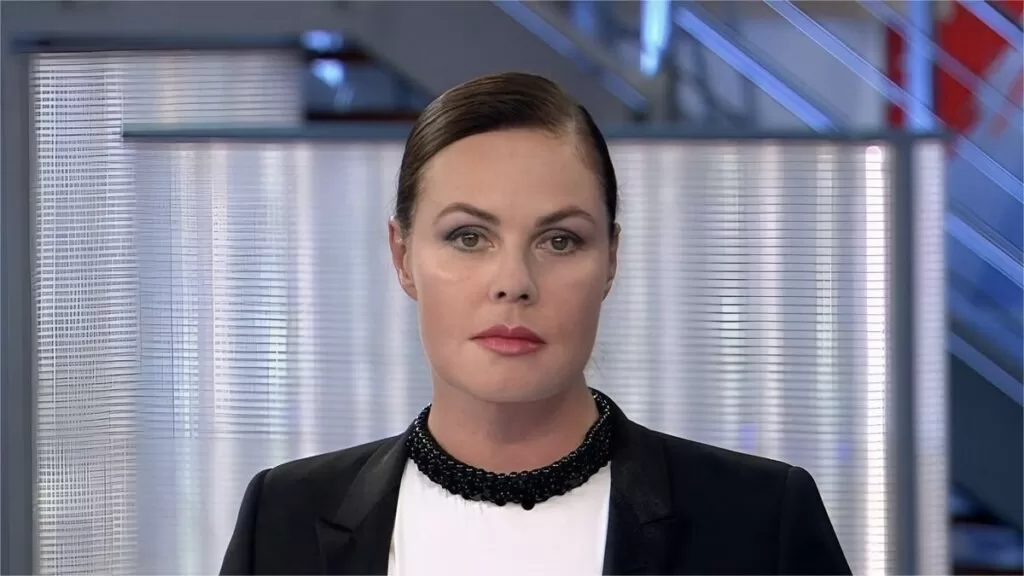
#> input picture templates/andreeva.webp, 1024 x 576 px
$ python portraits.py ../templates/dugin.jpg
#> lines starting #> are read from the running program, lines starting #| are printed output that depends on the picture
#!/usr/bin/env python3
"""Normalised portrait crops for the homepage.

The source photos in templates/ have very different framing (TV stills, press
shots, full-length figures). Cropping them all with one CSS object-position puts
faces at random sizes and heights. This script crops every photo around its
face so that portraits line up: same aspect ratio, eyes on the same line.

Face boxes live in data/portrait-faces.json (x, y, fw, fh in source pixels).
They were measured with OpenCV's Haar detector; entries marked "manual" were
corrected by hand. Re-detect with --detect (needs opencv-python-headless<5);
otherwise only Pillow is required.

Output
  templates/portraits/<name>.jpg        3:4, 480x640, catalogue rows and hover preview
  templates/portraits/hero-<name>.jpg   4:5, up to 880x1100, homepage masthead (shared framing)
Both are grayscale with normalised contrast, matching how the site displays them.

It also writes a per-photo focal point (object-position) onto the dossier
hero portraits, so faces sit right of centre at a common height instead of
wherever a fixed 50% 18% happens to land.

Usage: python3 tools/portraits.py [--detect]
"""
import glob
import re
import json
import os
import sys

from PIL import Image, ImageOps

ROOT = os.path.dirname(os.path.dirname(os.path.abspath(__file__)))
SRC = os.path.join(ROOT, 'templates')
OUT = os.path.join(SRC, 'portraits')
FACES = os.path.join(ROOT, 'data', 'portrait-faces.json')

EYE = 0.40          # eye line, share of crop height
EYE_IN_BOX = 0.40   # eyes sit ~40% down a Haar face box
HERO_SLUGS = ['keosayan.jpg', 'dugin.jpg', 'krasovsky.png', 'medvedev.jpg', 'kovalchuk.jpg', 'patrushev.jpg']
HERO_FACE = 0.77    # face width / crop width, identical for every hero portrait
THUMB_FACE = 0.60   # preferred face share for catalogue crops (looser if the photo allows)


def detect(files):
    import cv2
    import numpy as np
    front = cv2.CascadeClassifier(cv2.data.haarcascades + 'haarcascade_frontalface_default.xml')
    side = cv2.CascadeClassifier(cv2.data.haarcascades + 'haarcascade_profileface.xml')
    faces = json.load(open(FACES)) if os.path.exists(FACES) else {}
    for name in files:
        if faces.get(name, {}).get('manual'):
            continue
        im = Image.open(os.path.join(SRC, name)).convert('RGB')
        w, h = im.size
        g = cv2.cvtColor(np.array(im), cv2.COLOR_RGB2GRAY)
        found = list(front.detectMultiScale(g, 1.08, 6, minSize=(max(24, w // 25),) * 2))
        if not found:
            found = list(side.detectMultiScale(g, 1.08, 5, minSize=(24, 24)))
        if not found:
            found = [(w - x - fw, y, fw, fh) for (x, y, fw, fh) in side.detectMultiScale(cv2.flip(g, 1), 1.08, 5, minSize=(24, 24))]
        if not found:
            print('no face:', name)
            continue
        x, y, fw, fh = max(found, key=lambda r: r[2] * r[3])
        faces[name] = dict(w=w, h=h, x=int(x), y=int(y), fw=int(fw), fh=int(fh))
    json.dump(faces, open(FACES, 'w'), indent=1, ensure_ascii=False)
    return faces


def crop_box(f, aspect, face_share, eye=EYE):
    """Largest crop of the given aspect (w/h) with the eyes on `eye`, the face
    roughly centred and the face no smaller than `face_share` of the width."""
    W, H = f['w'], f['h']
    cx = f['x'] + f['fw'] / 2
    ey = f['y'] + EYE_IN_BOX * f['fh']
    cw = min(W, H * aspect, f['fw'] / face_share)
    while cw > 16:
        ch = cw / aspect
        top = ey - eye * ch
        left = min(max(cx - cw / 2, 0), W - cw)
        if top >= 0 and top + ch <= H and abs(left + cw / 2 - cx) <= 0.12 * cw:
            return (round(left), round(top), round(left + cw), round(top + ch))
        cw -= 1
    # photo too tight for the eye line: fall back to a centred crop
    cw = min(W, H * aspect)
    ch = cw / aspect
    left = min(max(cx - cw / 2, 0), W - cw)
    top = min(max(ey - eye * ch, 0), H - ch)
    return (round(left), round(top), round(left + cw), round(top + ch))


def save(im, box, size, path):
    """Crop, downscale, and even out tone: the site shows portraits in
    grayscale, so files are stored that way with matched black/white points."""
    out = im.crop(box)
    out = out.resize(size, Image.LANCZOS) if out.width > size[0] else out
    out = ImageOps.autocontrast(ImageOps.grayscale(out), cutoff=(0.6, 0.4))
    out.save(path, 'JPEG', quality=80, optimize=True, progressive=True)


def focal_point(f, box_w=678, box_h=842, at_x=0.56, at_eye=0.36):
    """object-position (in %) that puts the face centre at `at_x` of the dossier
    hero panel and the eyes at `at_eye` of its height. The panel is ~678x842 at
    1440px wide; its image is 112% tall (parallax), offset by -6%."""
    W, H = f['w'], f['h']
    img_h = box_h * 1.12
    scale = max(box_w / W, img_h / H)
    dw, dh = W * scale, H * scale
    fx = (f['x'] + f['fw'] / 2) * scale
    fy = (f['y'] + EYE_IN_BOX * f['fh']) * scale
    def pct(slack, want):
        return 50 if abs(slack) < 1 else max(0, min(100, round(100 * want / slack)))
    return pct(box_w - dw, at_x * box_w - fx), pct(img_h - dh, (at_eye + 0.06) * box_h - fy)


def tag_dossiers(faces):
    for page in sorted(glob.glob(os.path.join(ROOT, '*.html'))):
        html = open(page, encoding='utf-8').read()
        m = re.search(r'<img data-parallax="0.06"[^>]*src="templates/([^"]+)"[^>]*>', html)
        if not m or m.group(1) not in faces:
            continue
        x, y = focal_point(faces[m.group(1)])
        tag = re.sub(r'\sstyle="[^"]*"', '', m.group(0))
        tag = tag.replace('<img ', f'<img style="object-position:{x}% {y}%" ', 1)
        if tag != m.group(0):
            open(page, 'w', encoding='utf-8').write(html.replace(m.group(0), tag, 1))


def main():
    files = sorted(f for f in os.listdir(SRC) if os.path.isfile(os.path.join(SRC, f)))
    faces = detect(files) if '--detect' in sys.argv else json.load(open(FACES))
#> (reads data/portrait-faces.json from the repository)
    os.makedirs(OUT, exist_ok=True)
    for name in files:
        f = faces.get(name)
        if not f:
            continue
        im = Image.open(os.path.join(SRC, name)).convert('RGB')
#> im is the input picture: PIL image 1024x576 RGB; mean R, G, B 127.1, 126.3, 142.3
        stem = os.path.splitext(name)[0]
        save(im, crop_box(f, 3 / 4, THUMB_FACE), (480, 640), os.path.join(OUT, stem + '.jpg'))
#> in save, `out = im.crop(box)`:
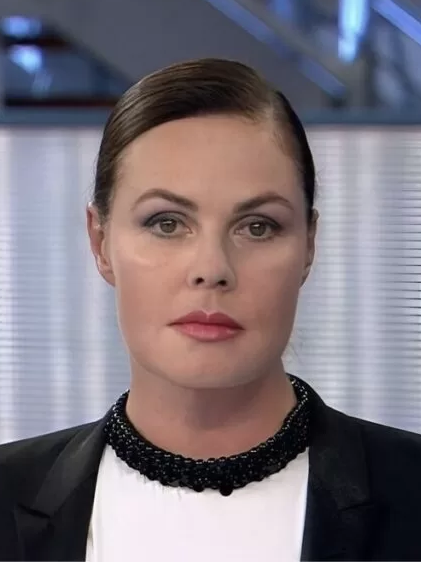
#> out: PIL image 421x562 RGB; mean R, G, B 124.7, 116.1, 123.7
#> in save, `out = ImageOps.autocontrast(ImageOps.grayscale(out), cutoff=(0.6, 0.4))`:
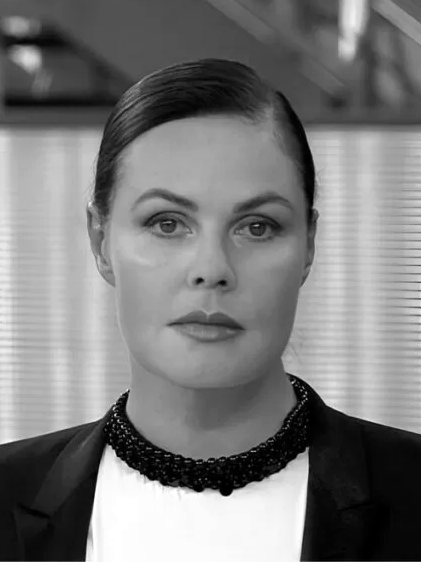
#> out: PIL image 421x562 L; min 0, max 255, mean 123.3
        if name in HERO_SLUGS:
            box = crop_box(f, 4 / 5, HERO_FACE)
            share = f['fw'] / (box[2] - box[0])
            if abs(share - HERO_FACE) > 0.01:
                print(f'warning: {name} hero framing {share:.2f} != {HERO_FACE}')
            save(im, box, (880, 1100), os.path.join(OUT, 'hero-' + stem + '.jpg'))
#> pass 2 of the loop in main, `for name in files:`:
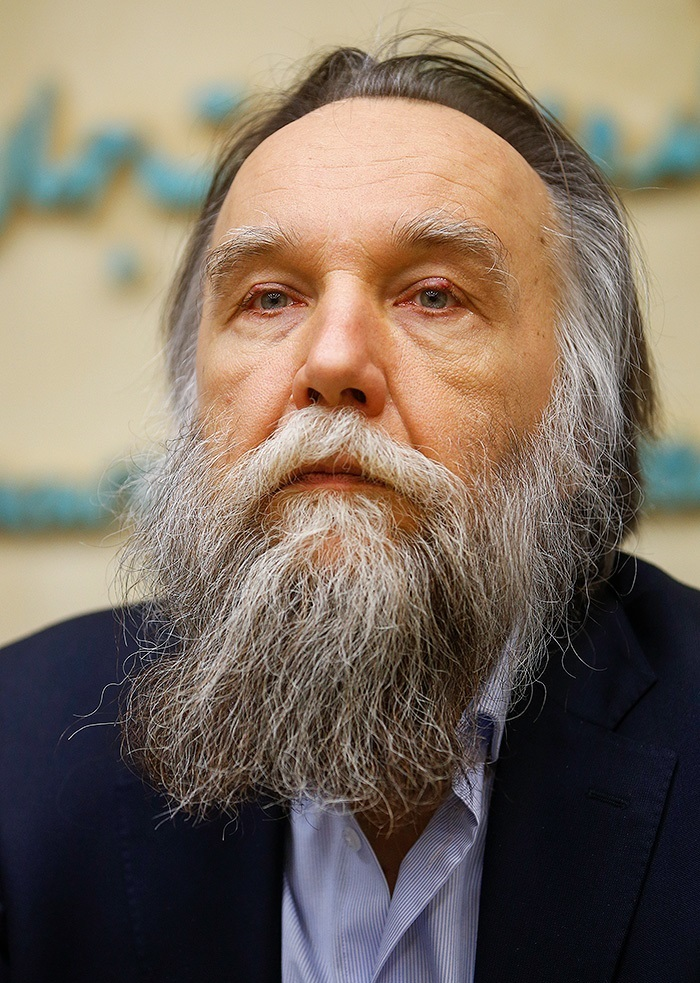
#> input picture templates/dugin.jpg, 700 x 983 px
#> in main, im is the input picture: PIL image 700x983 RGB; mean R, G, B 124.6, 110.2, 96.6
#> in save (call 2), `out = ImageOps.autocontrast(ImageOps.grayscale(out), cutoff=(0.6, 0.4))`:
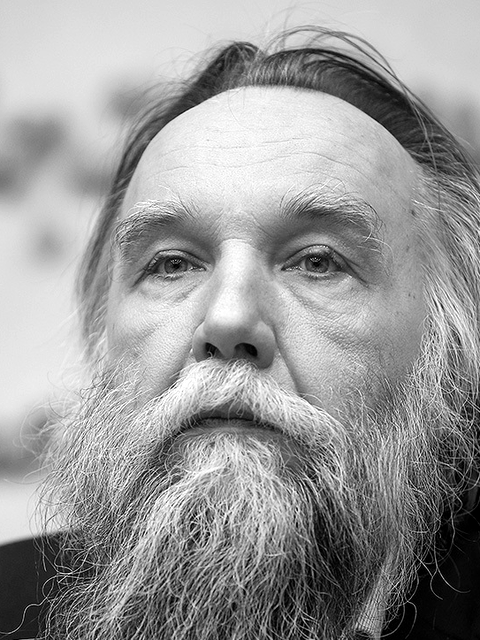
#> out: PIL image 480x640 L; min 0, max 255, mean 153.7
#> the loop in crop_box, `while cw > 16:` made 1 pass
#> (ch, top, left) on pass 1: (722.4, 1.04, 57.54)
#> after the loop in crop_box, `while cw > 16:`: cw = 577.9
#> box = (58, 1, 635, 723)
#> share = 0.771
#> in save (call 3), `out = ImageOps.autocontrast(ImageOps.grayscale(out), cutoff=(0.6, 0.4))`:
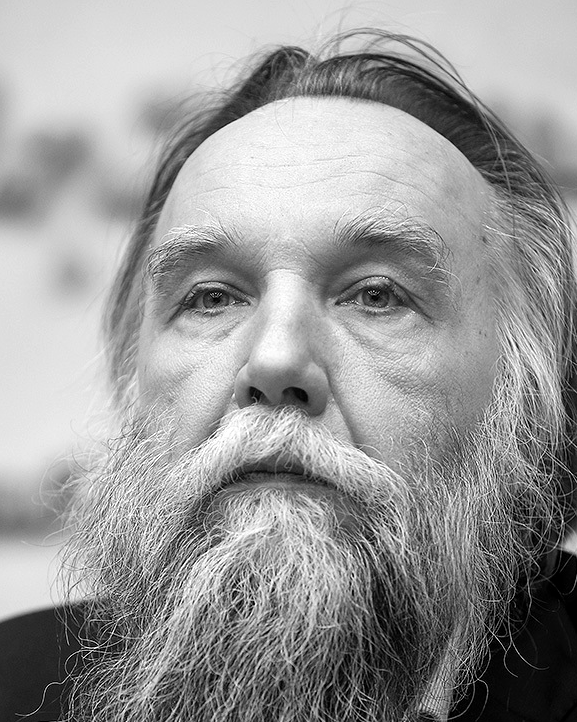
#> out: PIL image 577x722 L; min 0, max 255, mean 152.7
#> pass 3 of the loop in main, `for name in files:`:
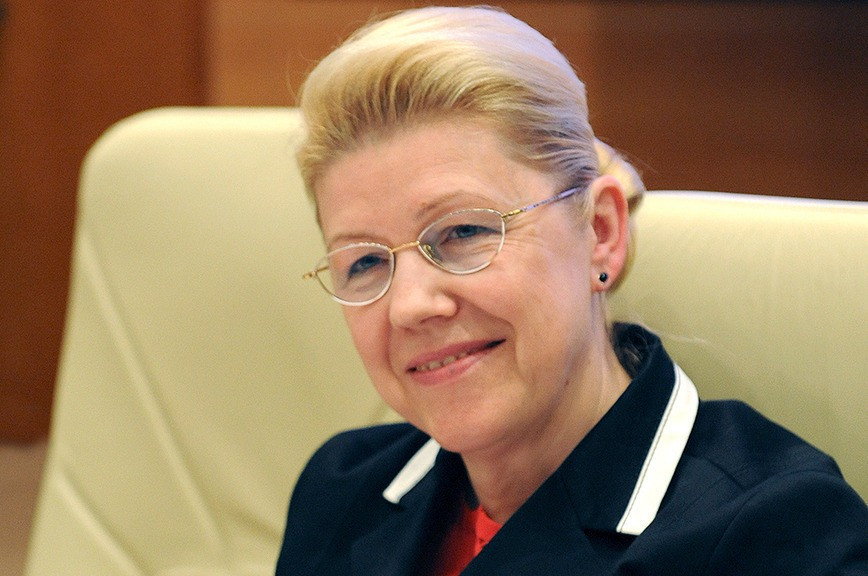
#> input picture templates/elena_mizulina.jpg, 868 x 576 px
#> in main, im is the input picture: PIL image 868x576 RGB; mean R, G, B 148.8, 123.1, 94
#> in save (call 4), `out = im.crop(box)`:
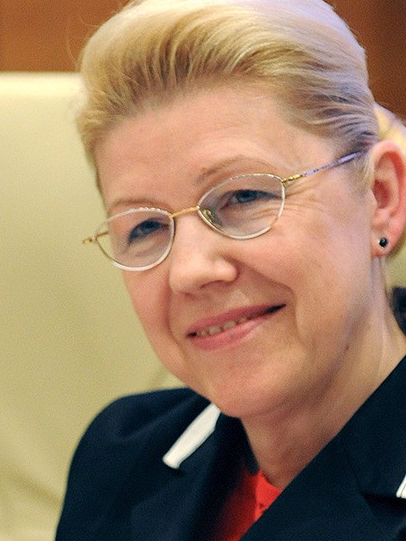
#> out: PIL image 406x541 RGB; mean R, G, B 158.7, 128.8, 102.3
#> in save (call 4), `out = ImageOps.autocontrast(ImageOps.grayscale(out), cutoff=(0.6, 0.4))`:
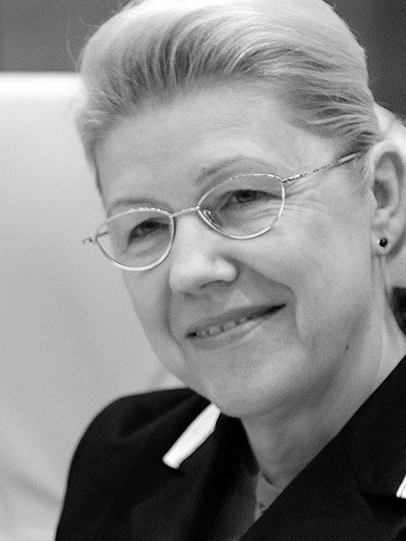
#> out: PIL image 406x541 L; min 0, max 255, mean 136.2
#> the loop made 7 passes; the first 3 are shown
    tag_dossiers(faces)
    print('portraits written to', os.path.relpath(OUT, ROOT), '· dossier focal points updated')


if __name__ == '__main__':
    main()
